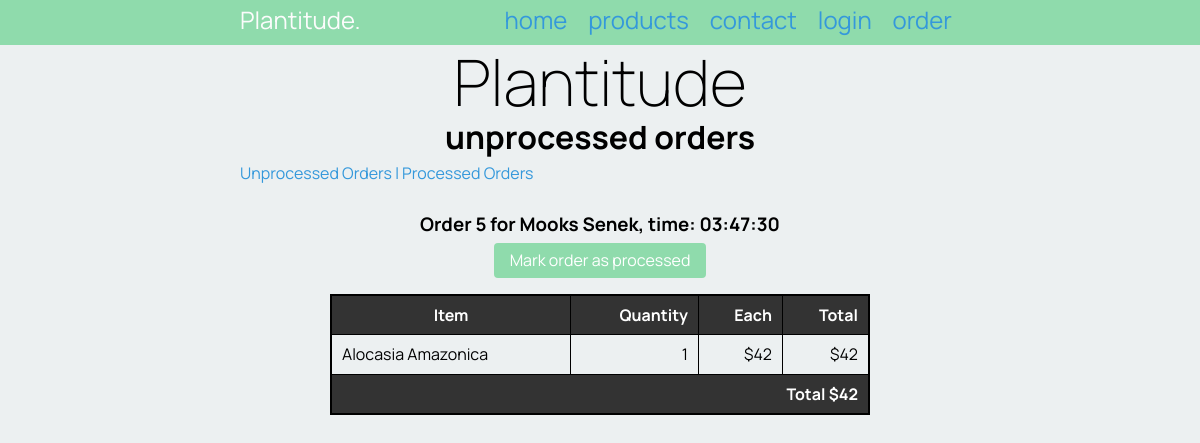
Screenshot of /process_orders/1 with the database file from the repository.
### tables this page shows
CREATE TABLE order_content (id INTEGER PRIMARY KEY, order_id INTEGER, product_id INTEGER, quantity INTEGER);

CREATE TABLE orders (id INTEGER PRIMARY KEY, name TEXT (30), timestamp BLOB, processed INTEGER);

CREATE TABLE products (id INTEGER PRIMARY KEY, name TEXT (30), description TEXT (300), size TEXT (6), image BLOB (30), price INTEGER, cat_id INTEGER);

### main.py (the view)
@app.route('/process_orders/<processed>')
def render_processed_orders(processed):
  label = "processed"
  if processed == "1":
    label = "un" + label
  processed = int(processed)
  all_orders = get_list("SELECT orders.id, orders.name, orders.timestamp, products.name, order_content.quantity, products.price FROM orders"
                     " INNER JOIN order_content ON orders.id=order_content.order_id"
                     " INNER JOIN products ON order_content.product_id=products.id"
                     " INNER JOIN category ON products.cat_id = category.id"
                     " WHERE orders.processed=?", (processed, ))
  print(all_orders)
  orders = []
  last_id = -1
  for order in all_orders:
    if order[0] != last_id:
      orders.append([])
      orders[-1] = [order[0], order[1], order[2], [], 0]
      last_id = order[0]
      orders[-1][3].append([order[3], order[4], order[5], order[4] * order[5]])
      orders[-1][4] += order[4] * order[5]
    print(orders)
  return render_template('orders.html', orders=orders, label=label, logged_in=is_logged_in())

### main.py (called while the page is built)
def create_connection(db_file):
  try:
    connection = sqlite3.connect(db_file)
    return connection
  except Error as e:
    print(e)
  return None

def is_logged_in():
  if session.get("email") is None:
    print("not logged in")
    return False
  else:
    print("logged in")
    return True

def get_list(query, params):
  con = create_connection(DATABASE)
  cur = con.cursor()
  if params == "":
    cur.execute(query)
  else:
    cur.execute(query, params)
  query_list = cur.fetchall()
  con.close()
  return query_list

### templates/orders.html (shortened to what this page needs)
    {% extends 'base.html' %}
    {% block pageheading %}
    {{ label }} orders
    {% endblock %}
    {% block main %}
    <p><a href="/process_orders/1">Unprocessed Orders l</a> <a href="/process_orders/0"> Processed Orders</a></p>
    {% for order in orders %}
    <div class="order-heading">
        <h3> Order {{ order[0] }} for {{ order[1] }}, time: {{ order[2] }} </h3>
        {% if label == "unprocessed" %}
        <form action="/process_orders/{{ order[0] }}" method="POST">
            <button type="submit" class="button"> Mark order as processed</button>
        </form>
        {% endif %}
    </div>
    <table class="{{ label }}">
        <tr>
            <th>Item</th>
            <th class="number">Quantity</th>
            <th class="number">Each</th>
            <th class="number">Total</th>
        </tr>
        {% for item in order[3] %}
        <tr>
            <td>{{ item[0] }}</td>
            <td class="number">{{ item[1] }}</td>
            <td class="number">${{ item[2] }}</td>
            <td class="number">${{ item[3] }}</td>
        </tr>
        {% endfor %}
        <tr>
            <th colspan="4" class="number">Total ${{ order[4] }}</th>
        </tr>
    </table>
    {% endfor %}
{% endblock %}

### static/plants.css (style rules this page uses)
* { font-family: 'Manrope', sans-serif; padding: 0; margin: 0; box-sizing: border-box; }
body { background-color: rgba(236, 240, 241, 1.0); }
a, a:visited { color: rgba(52, 152, 219, 1.0); text-decoration: none; }
table { border-collapse: collapse; }
.number { text-align: right; }
table { width: 75%; margin: auto; border: 2px solid black; }
td, th { border: 1px solid black; padding: 10px; border-collapse: collapse; }
th { background-color: #333; color: #fff; }
.button { background-color: rgba(143, 219, 172); color: white; padding: 8px 16px; border: none; border-radius: 4px; cursor: pointer; }
.order-heading { text-align: center; margin: 2rem 0 1rem 0; }
.order-heading form { display: inline-block; margin-top: 0.5rem; }

### rows the page displays
order_content: order "5", name "Mooks Senek", timestamp "03:47:30", name "Alocasia Amazonica", quantity "1", item "42", order "42"

### other values shown
{{ label }} "unprocessed"
